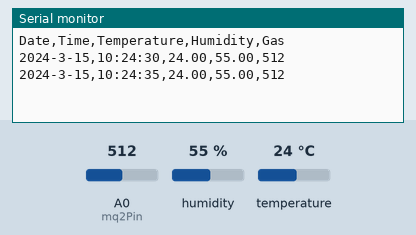
This sketch was run on a simulated Arduino Uno, built with avr-gcc and run on an emulated ATmega328P. On the bench: the last lines printed to the serial monitor. The inputs (shaded band) are chosen by the test bench; at power-on: humidity 55 %, A0 (mq2Pin) = 512, temperature 24 °C. The local clock reads 2024-03-15 10:24:30 at power-on unless the sketch sets it.

Above: at 5.8 s.
5.9 s: humidity set to 22 %
At 11.2 s:
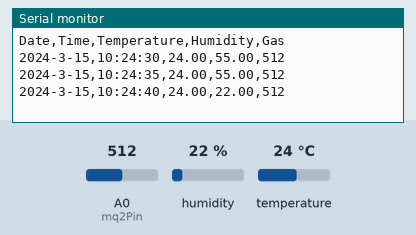
11.9 s: A0 (mq2Pin) set to 716
At 16.7 s:
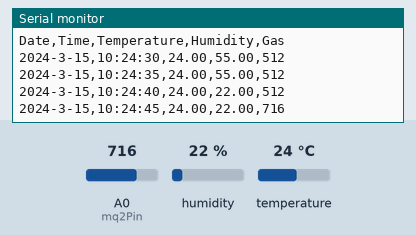
17.9 s: temperature set to 12 °C
At 20.9 s:
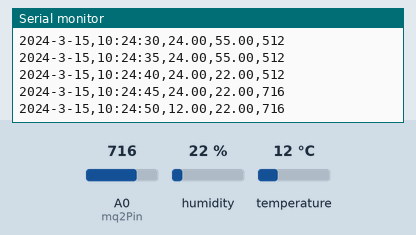
23.9 s: A0 (mq2Pin) set to 900
At 26.3 s:
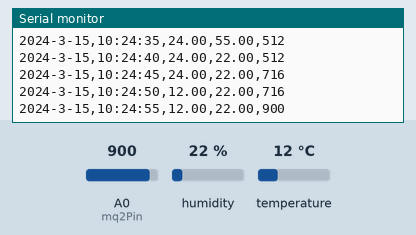
29.9 s: humidity set to 40 %
At 31.7 s:
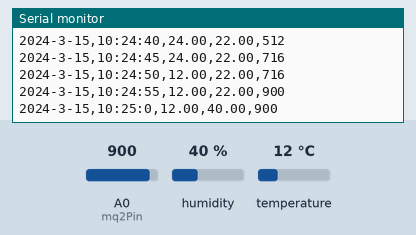
Timing chart, 0 to 33.2 s (numbered marks = the images above; inputs shaded):
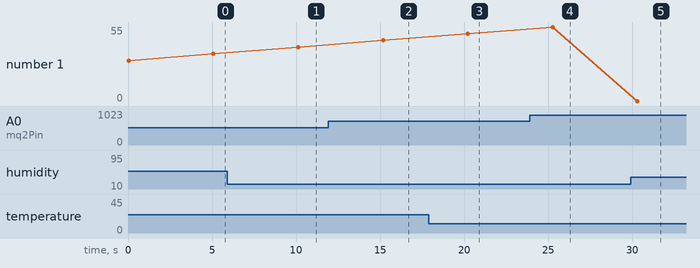

The sketch:

ferm_sensors_test02.ino.ino
```cpp
#include <Wire.h>
#include "Adafruit_SHT31.h"
#include "RTClib.h"

Adafruit_SHT31 sht31 = Adafruit_SHT31();
RTC_DS3231 rtc;

const int mq2Pin = A0;

void setup() {
  Serial.begin(9600);
  sht31.begin(0x44);
  rtc.begin();

  // Header CSV
  Serial.println("Date,Time,Temperature,Humidity,Gas");
}

void loop() {
  DateTime now = rtc.now();

  float temp = sht31.readTemperature();
  float hum  = sht31.readHumidity();
  int gas    = analogRead(mq2Pin);

  Serial.print(now.year()); Serial.print("-");
  Serial.print(now.month()); Serial.print("-");
  Serial.print(now.day()); Serial.print(",");

  Serial.print(now.hour()); Serial.print(":");
  Serial.print(now.minute()); Serial.print(":");
  Serial.print(now.second()); Serial.print(",");

  Serial.print(temp); Serial.print(",");
  Serial.print(hum);  Serial.print(",");
  Serial.println(gas);

  delay(5000);
}
```

Measured:
- after the input at 5.9 s, the serial monitor: prints a new line after 4.2 s (image 1)
- after the input at 11.9 s, the serial monitor: prints a new line after 3.3 s (image 2)
- after the input at 17.9 s, the serial monitor: prints a new line after 2.3 s (image 3)
- after the input at 23.9 s, the serial monitor: prints a new line after 1.4 s (image 4)
- after the input at 29.9 s, the serial monitor: prints a new line after 0.40 s (image 5)
